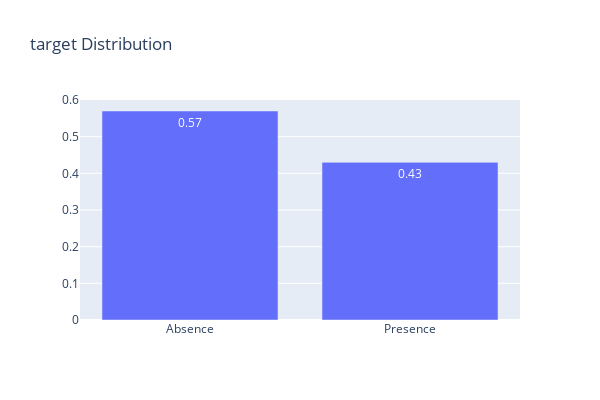

The cell this chart's notebook holds for it:
### Code cell
trace = pg.Bar(x=d.index,
               y= np.round(d.values/d.values.sum(),2),
               text = np.round(d.values/d.values.sum(),2),
               textposition = 'inside',
               name = 'target')
d1 = [trace]
layout = pg.Layout(
    autosize=False,
    width=600,
    height=400,title = "target Distribution"
)

fig = pg.Figure(data=d1, layout=layout)
iplot(fig)

### Figure 1 — Plotly figure (JSON) as saved in the notebook; plotly's stock layout.template omitted (floating-point values rounded to 4 significant figures)
{"data": [{"name": "target", "text": [0.57, 0.43], "textposition": "inside", "type": "bar", "x": ["Absence", "Presence"], "y": [0.57, 0.43]}], "layout": {"autosize": false, "height": 400, "title": {"text": "target Distribution"}, "width": 600}}
